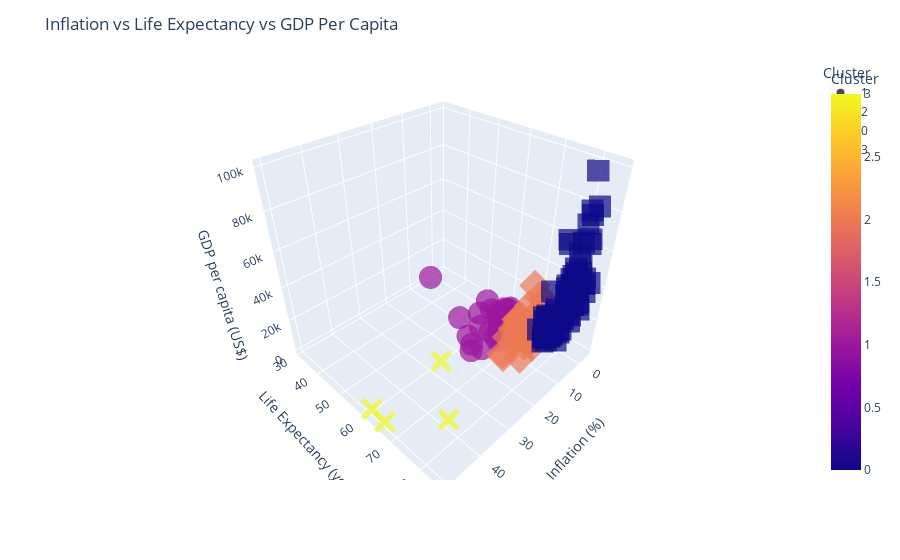

Source (notebook cell):
### Code cell
import plotly.express as px

fig = px.scatter_3d(
    knn_df, x='Inflation', y='Life_expectancy', z='GDP_per_capita', color='Cluster', hover_name='country', opacity=0.7, symbol='Cluster'
)

fig.update_layout(
    title='Inflation vs Life Expectancy vs GDP Per Capita',
    scene=dict(
        xaxis_title="Inflation (%)",
        yaxis_title="Life Expectancy (years)",
        zaxis_title="GDP per capita (US$)"
    )
)

fig.show()

### Figure 1 — Plotly figure (JSON) as saved in the notebook; plotly's stock layout.template omitted (floating-point values rounded to 4 significant figures)
{"data": [{"hovertemplate": "<b>%{hovertext}</b><br><br>Cluster=%{marker.color}<br>Inflation=%{x}<br>Life_expectancy=%{y}<br>GDP_per_capita=%{z}<extra></extra>", "hovertext": ["Africa Eastern and Southern", "Africa Western and Central", "Fragile and conflict affected situations", "Heavily indebted poor countries (HIPC)", "IDA blend", "IDA only", "IDA total", "Least developed countries: UN classification", "Low income", "Pre-demographic dividend", "Sub-Saharan Africa", "Sub-Saharan Africa (excluding high income)", "Sub-Saharan Africa (IDA & IBRD countries)", "Afghanistan", "Angola", "Benin", "Burkina Faso", "Burundi", "Cameroon", "Central African Republic", "Chad", "Congo, Rep.", "Cote d'Ivoire", "Djibouti", "Equatorial Guinea", "Eswatini", "Ethiopia", "Gambia, The", "Ghana", "Guinea", "Guinea-Bissau", "Haiti", "Kenya", "Lesotho", "Madagascar", "Malawi", "Mali", "Micronesia, Fed. Sts.", "Mozambique", "Myanmar", "Namibia", "Niger", "Nigeria", "Pakistan", "Papua New Guinea", "Sierra Leone", "South Africa", "Tanzania", "Togo", "Uganda", "Zambia"], "legendgroup": "1", "marker": {"color": [1, 1, 1, 1, 1, 1, 1, 1, 1, 1, 1, 1, 1, 1, 1, 1, 1, 1, 1, 1, 1, 1, 1, 1, 1, 1, 1, 1, 1, 1, 1, 1, 1, 1, 1, 1, 1, 1, 1, 1, 1, 1, 1, 1, 1, 1, 1, 1, 1, 1, 1], "coloraxis": "coloraxis", "opacity": 0.7, "symbol": "circle"}, "mode": "markers", "name": "1", "scene": "scene", "showlegend": true, "x": [4.645, 1.983, 2.453, 2.803, 1.99, 2.868, 2.726, 3.321, 2.835, 2.453, 2.835, 2.835, 2.835, 2.302, 17.08, 0.7328, -3.233, -0.6868, 2.453, 2.685, -0.9719, 2.206, -1.107, 3.319, 1.53, 2.598, 15.81, 7.116, 7.144, 9.47, 0.2466, 18.7, 5.24, 5.187, 5.611, 9.371, -1.658, 1.924, 2.803, 8.825, 3.722, -2.49, 11.4, 10.58, 3.929, 14.8, 4.103, 3.464, 0.6859, 2.868, 9.15], "y": [63.86, 57.15, 62.17, 63.09, 61.33, 65.58, 64.09, 64.97, 62.8, 60.56, 61.13, 60.61, 61.13, 62.94, 63.05, 59.89, 60.18, 62.18, 61.7, 31.53, 52.99, 63.15, 60.27, 64.38, 62.3, 59.85, 65.74, 64.43, 64.45, 59.38, 62.16, 64.33, 62.94, 55.25, 63.5, 65.0, 59.22, 66.2, 61.31, 66.46, 63.55, 60.03, 53.01, 66.73, 65.33, 59.59, 66.07, 66.01, 61.05, 66.35, 62.91], "z": [1494.0, 1798.0, 1899.0, 984.6, 1878.0, 1194.0, 1434.0, 1104.0, 654.9, 1477.0, 1618.0, 1705.0, 1618.0, 496.6, 2190.0, 1131.0, 764.9, 210.2, 1555.0, 449.2, 893.3, 2488.0, 2142.0, 2837.0, 6804.0, 3913.0, 828.7, 738.2, 2187.0, 1031.0, 807.4, 1352.0, 1960.0, 1082.0, 499.8, 580.9, 971.9, 3573.0, 519.1, 1426.0, 4732.0, 561.7, 2265.0, 1390.0, 2576.0, 844.0, 6534.0, 1063.0, 826.3, 822.2, 1259.0], "type": "scatter3d"}, {"hovertemplate": "<b>%{hovertext}</b><br><br>Cluster=%{marker.color}<br>Inflation=%{x}<br>Life_expectancy=%{y}<br>GDP_per_capita=%{z}<extra></extra>", "hovertext": ["Arab World", "Caribbean small states", "Early-demographic dividend", "Europe & Central Asia (excluding high income)", "Europe & Central Asia (IDA & IBRD countries)", "IBRD only", "IDA & IBRD total", "Latin America & Caribbean", "Latin America & Caribbean (excluding high income)", "Latin America & the Caribbean (IDA & IBRD countries)", "Low & middle income", "Lower middle income", "Middle East, North Africa, Afghanistan & Pakistan", "Middle East, North Africa, Afghanistan & Pakistan (excluding high income)", "Middle East, North Africa, Afghanistan & Pakistan (IDA & IBRD)", "Middle income", "Other small states", "Pacific island small states", "Small states", "South Asia", "South Asia (IDA & IBRD)", "World", "Aruba", "Azerbaijan", "Bahamas, The", "Bangladesh", "Belarus", "Belize", "Bhutan", "Bolivia", "Botswana", "Brazil", "Bulgaria", "Cambodia", "Dominica", "Dominican Republic", "Egypt, Arab Rep.", "El Salvador", "Fiji", "Gabon", "Georgia", "Grenada", "Guatemala", "Guyana", "Honduras", "India", "Indonesia", "Iraq", "Jamaica", "Kazakhstan", "Kiribati", "Kyrgyz Republic", "Lao PDR", "Latvia", "Libya", "Mauritania", "Mauritius", "Mexico", "Moldova", "Mongolia", "Morocco", "Nepal", "Nicaragua", "Palau", "Paraguay", "Philippines", "Romania", "Russian Federation", "Rwanda", "Samoa", "Sao Tome and Principe", "Senegal", "Seychelles", "Solomon Islands", "St. Kitts and Nevis", "St. Lucia", "St. Vincent and the Grenadines", "Syrian Arab Republic", "Timor-Leste", "Tonga", "Trinidad and Tobago", "Tunisia", "Turkiye", "Ukraine", "Uzbekistan", "Vanuatu", "Viet Nam"], "legendgroup": "2", "marker": {"color": [2, 2, 2, 2, 2, 2, 2, 2, 2, 2, 2, 2, 2, 2, 2, 2, 2, 2, 2, 2, 2, 2, 2, 2, 2, 2, 2, 2, 2, 2, 2, 2, 2, 2, 2, 2, 2, 2, 2, 2, 2, 2, 2, 2, 2, 2, 2, 2, 2, 2, 2, 2, 2, 2, 2, 2, 2, 2, 2, 2, 2, 2, 2, 2, 2, 2, 2, 2, 2, 2, 2, 2, 2, 2, 2, 2, 2, 2, 2, 2, 2, 2, 2, 2, 2, 2, 2], "coloraxis": "coloraxis", "opacity": 0.7, "symbol": "diamond"}, "mode": "markers", "name": "2", "scene": "scene", "showlegend": true, "x": [1.092, 1.001, 2.76, 2.643, 2.676, 2.558, 2.681, 2.252, 2.252, 2.092, 2.742, 3.393, 1.336, 2.654, 3.005, 2.701, 1.374, 1.407, 1.18, 3.629, 3.629, 2.206, 4.257, 2.611, 2.491, 5.592, 5.598, 0.1871, 2.726, 1.84, 2.773, 3.733, 3.104, 1.943, 1.505, 1.811, 9.153, 0.07532, 1.773, 2.465, 4.853, 0.5981, 3.7, 2.087, 4.366, 3.73, 3.031, -0.199, 3.905, 5.334, -1.813, 1.134, 3.323, 2.811, -2.162, 2.3, 0.4057, 3.636, 4.838, 7.301, 0.3034, 5.569, 5.376, 0.2674, 2.757, 2.392, 3.828, 4.47, 3.348, 0.9823, 7.72, 1.76, 1.807, 1.635, -0.3296, 0.5391, 0.9131, 13.42, 0.9588, 1.18, 1.001, 6.72, 15.18, 7.887, 14.53, 2.763, 2.796], "y": [71.84, 72.13, 70.84, 74.82, 74.59, 74.03, 71.39, 75.2, 75.05, 75.13, 71.37, 68.56, 71.24, 70.42, 70.38, 72.19, 72.66, 68.64, 72.0, 71.0, 71.0, 72.87, 76.02, 73.29, 71.41, 72.62, 74.23, 72.58, 72.0, 67.82, 67.17, 75.81, 75.11, 70.13, 71.31, 73.11, 71.21, 71.72, 67.01, 67.34, 74.17, 74.97, 71.64, 69.07, 72.12, 70.75, 70.35, 71.25, 71.53, 73.66, 65.87, 71.6, 67.91, 75.39, 72.94, 67.64, 74.24, 74.53, 70.18, 71.05, 74.25, 69.3, 73.76, 68.98, 73.67, 69.68, 75.61, 73.08, 66.69, 70.27, 68.04, 67.67, 74.05, 69.98, 71.54, 72.25, 70.99, 70.97, 66.5, 72.29, 72.84, 75.6, 77.74, 73.92, 72.09, 70.78, 74.21], "z": [6638.0, 13940.0, 3543.0, 6021.0, 9034.0, 6518.0, 5170.0, 8830.0, 8266.0, 8655.0, 4904.0, 2154.0, 5371.0, 2674.0, 2668.0, 5310.0, 12870.0, 4170.0, 11960.0, 2067.0, 2067.0, 11380.0, 31100.0, 4806.0, 33640.0, 2130.0, 6838.0, 6190.0, 3577.0, 3504.0, 7172.0, 9030.0, 10370.0, 2226.0, 9491.0, 8183.0, 2963.0, 4320.0, 5951.0, 7441.0, 4741.0, 10460.0, 4512.0, 6406.0, 2502.0, 2041.0, 4107.0, 5672.0, 5607.0, 9457.0, 1751.0, 1422.0, 2589.0, 17290.0, 9963.0, 1767.0, 11400.0, 10370.0, 4405.0, 4348.0, 3508.0, 1203.0, 1959.0, 15840.0, 5821.0, 3401.0, 12990.0, 11450.0, 810.1, 4352.0, 1935.0, 1431.0, 19140.0, 2224.0, 23600.0, 11790.0, 8741.0, 1110.0, 1562.0, 4677.0, 17290.0, 3529.0, 9215.0, 3620.0, 2041.0, 3207.0, 3441.0], "type": "scatter3d"}, {"hovertemplate": "<b>%{hovertext}</b><br><br>Cluster=%{marker.color}<br>Inflation=%{x}<br>Life_expectancy=%{y}<br>GDP_per_capita=%{z}<extra></extra>", "hovertext": ["Central Europe and the Baltics", "East Asia & Pacific", "East Asia & Pacific (excluding high income)", "East Asia & Pacific (IDA & IBRD countries)", "Euro area", "Europe & Central Asia", "European Union", "High income", "Late-demographic dividend", "North America", "OECD members", "Post-demographic dividend", "Upper middle income", "Albania", "Algeria", "Antigua and Barbuda", "Armenia", "Australia", "Austria", "Bahrain", "Barbados", "Belgium", "Bosnia and Herzegovina", "Brunei Darussalam", "Cabo Verde", "Canada", "Chile", "China", "Colombia", "Costa Rica", "Croatia", "Curacao", "Cyprus", "Czechia", "Denmark", "Ecuador", "Estonia", "Finland", "France", "Germany", "Greece", "Hong Kong SAR, China", "Hungary", "Iceland", "Ireland", "Israel", "Italy", "Japan", "Jordan", "Korea, Rep.", "Kosovo", "Kuwait", "Lebanon", "Lithuania", "Luxembourg", "Macao SAR, China", "Malaysia", "Maldives", "Malta", "Montenegro", "Netherlands", "New Zealand", "North Macedonia", "Norway", "Oman", "Panama", "Peru", "Poland", "Portugal", "Qatar", "San Marino", "Saudi Arabia", "Serbia", "Singapore", "Slovak Republic", "Slovenia", "Spain", "Sri Lanka", "Sweden", "Switzerland", "Thailand", "United Arab Emirates", "United Kingdom", "United States", "Uruguay", "West Bank and Gaza"], "legendgroup": "0", "marker": {"color": [0, 0, 0, 0, 0, 0, 0, 0, 0, 0, 0, 0, 0, 0, 0, 0, 0, 0, 0, 0, 0, 0, 0, 0, 0, 0, 0, 0, 0, 0, 0, 0, 0, 0, 0, 0, 0, 0, 0, 0, 0, 0, 0, 0, 0, 0, 0, 0, 0, 0, 0, 0, 0, 0, 0, 0, 0, 0, 0, 0, 0, 0, 0, 0, 0, 0, 0, 0, 0, 0, 0, 0, 0, 0, 0, 0, 0, 0, 0, 0, 0, 0, 0, 0, 0, 0], "coloraxis": "coloraxis", "opacity": 0.7, "symbol": "square"}, "mode": "markers", "name": "0", "scene": "scene", "showlegend": true, "x": [2.665, 1.704, 1.943, 1.933, 1.441, 1.764, 1.631, 1.615, 2.162, 1.881, 1.741, 1.62, 1.83, 1.411, 1.952, 1.431, 1.443, 1.611, 1.531, 1.006, 4.1, 1.437, 0.5628, -0.3905, 1.107, 1.949, 2.558, 2.899, 3.523, 2.096, 0.7718, 2.622, 0.2504, 2.848, 0.7581, 0.266, 2.277, 1.024, 1.108, 1.446, 0.253, 2.883, 3.339, 3.014, 0.9378, 0.8498, 0.6112, 0.4688, 0.7615, 0.383, 2.676, 1.092, 3.005, 2.335, 1.743, 2.752, 0.6629, 0.22, 1.642, 0.3616, 2.634, 1.62, 0.7664, 2.168, 0.4908, -0.3551, 2.252, 2.227, 0.3382, -0.6666, 0.4727, -2.093, 1.849, 0.5678, 2.665, 1.631, 0.6995, 3.528, 1.784, 0.3629, 0.7067, -1.931, 1.738, 1.812, 7.882, 1.58], "y": [77.27, 76.59, 75.77, 75.8, 82.28, 78.3, 81.32, 80.2, 77.0, 79.13, 80.25, 80.97, 76.03, 79.47, 75.68, 77.17, 76.22, 82.9, 81.9, 80.47, 76.5, 82.0, 77.39, 75.05, 75.45, 82.16, 80.32, 77.94, 76.79, 80.3, 78.22, 76.49, 81.45, 79.23, 81.45, 77.29, 78.65, 81.98, 82.83, 81.29, 81.64, 85.16, 76.32, 83.16, 82.7, 82.8, 83.5, 84.36, 76.86, 83.23, 77.25, 81.97, 78.21, 76.28, 82.64, 83.93, 75.9, 79.71, 82.66, 76.68, 82.11, 82.06, 76.6, 82.96, 79.95, 78.51, 76.28, 77.9, 81.68, 82.94, 85.26, 78.31, 75.94, 83.6, 77.67, 81.53, 83.83, 76.7, 83.11, 83.9, 77.2, 82.6, 81.37, 78.79, 77.5, 75.81], "z": [16550.0, 11580.0, 8286.0, 8379.0, 39210.0, 24980.0, 35370.0, 41350.0, 10110.0, 63310.0, 39720.0, 45860.0, 8647.0, 5460.0, 4468.0, 18900.0, 4597.0, 54970.0, 49890.0, 27260.0, 20580.0, 46720.0, 6122.0, 30430.0, 4381.0, 46350.0, 14500.0, 10340.0, 6473.0, 12880.0, 15560.0, 19220.0, 29700.0, 24060.0, 59400.0, 6205.0, 24020.0, 48360.0, 40410.0, 47620.0, 19340.0, 48360.0, 17010.0, 68450.0, 81810.0, 44250.0, 33810.0, 40420.0, 4170.0, 31900.0, 4416.0, 31710.0, 8906.0, 19610.0, 100000.0, 81970.0, 10920.0, 11740.0, 32420.0, 8842.0, 53550.0, 42780.0, 6719.0, 76430.0, 19180.0, 16480.0, 7037.0, 15870.0, 23340.0, 66840.0, 46630.0, 29570.0, 7756.0, 65950.0, 19410.0, 25810.0, 29790.0, 4082.0, 51770.0, 84120.0, 7606.0, 44250.0, 42790.0, 65230.0, 18320.0, 3657.0], "type": "scatter3d"}, {"hovertemplate": "<b>%{hovertext}</b><br><br>Cluster=%{marker.color}<br>Inflation=%{x}<br>Life_expectancy=%{y}<br>GDP_per_capita=%{z}<extra></extra>", "hovertext": ["Iran, Islamic Rep.", "Liberia", "Sudan", "Zimbabwe"], "legendgroup": "3", "marker": {"color": [3, 3, 3, 3], "coloraxis": "coloraxis", "opacity": 0.7, "symbol": "x"}, "mode": "markers", "name": "3", "scene": "scene", "showlegend": true, "x": [39.91, 26.97, 50.0, 50.0], "y": [76.86, 61.23, 65.8, 61.06], "z": [3831.0, 658.2, 710.0, 1684.0], "type": "scatter3d"}], "layout": {"scene": {"domain": {"x": [0.0, 1.0], "y": [0.0, 1.0]}, "xaxis": {"title": {"text": "Inflation (%)"}}, "yaxis": {"title": {"text": "Life Expectancy (years)"}}, "zaxis": {"title": {"text": "GDP per capita (US$)"}}}, "coloraxis": {"colorbar": {"title": {"text": "Cluster"}}, "colorscale": [[0.0, "#0d0887"], [0.1111, "#46039f"], [0.2222, "#7201a8"], [0.3333, "#9c179e"], [0.4444, "#bd3786"], [0.5556, "#d8576b"], [0.6667, "#ed7953"], [0.7778, "#fb9f3a"], [0.8889, "#fdca26"], [1.0, "#f0f921"]]}, "legend": {"title": {"text": "Cluster"}, "tracegroupgap": 0}, "margin": {"t": 60}, "title": {"text": "Inflation vs Life Expectancy vs GDP Per Capita"}}}
